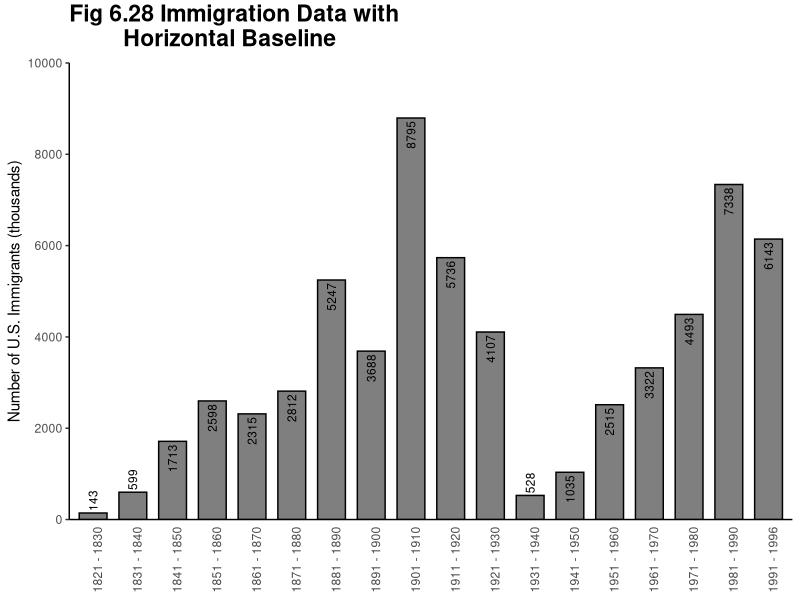
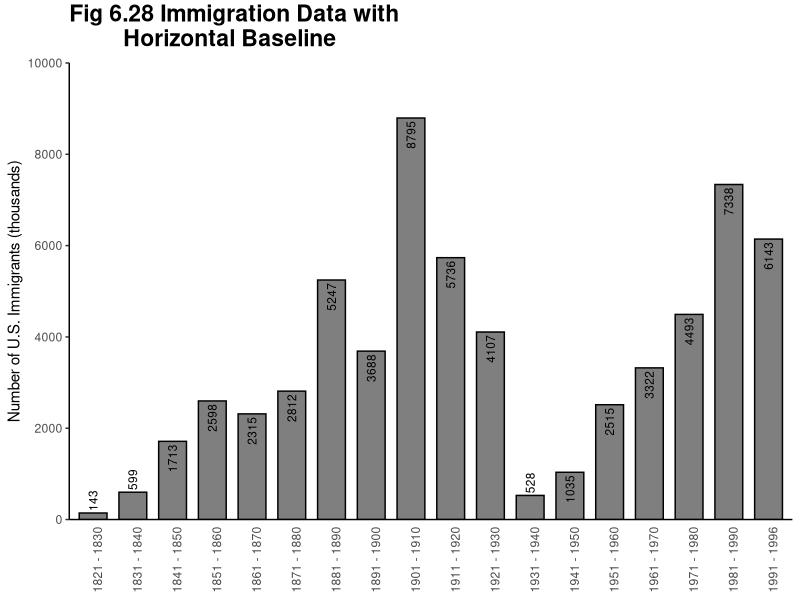

Reproduce these figures in R, in order.
library(ggplot2)

this_base <- "fig06-28_immigration-data-with-horizontal-baseline"

my_data <- data.frame(
	year = c("1821 - 1830", "1831 - 1840", "1841 - 1850", 
					 "1851 - 1860", "1861 - 1870", "1871 - 1880", 
					 "1881 - 1890", "1891 - 1900", "1901 - 1910", 
					 "1911 - 1920", "1921 - 1930", "1931 - 1940",
					 "1941 - 1950", "1951 - 1960", "1961 - 1970", 
					 "1971 - 1980", "1981 - 1990", "1991 - 1996"),
	immigrants = c(143, 599, 1713, 2598, 2315, 2812, 
								 5247, 3688, 8795, 5736, 4107, 528,
								 1035, 2515, 3322, 4493, 7338, 6143)
)

hhjust <- c(-0.1, -0.1, rep(1.1, 9), -0.1, rep(1.1, 6))

p <- ggplot(my_data, aes(x = year, y = immigrants, width = 0.7)) + 
	geom_bar(stat = "identity", fill = "grey50", colour = "black") +
	geom_text(aes(label = immigrants),
						size = 3,
						hjust = hhjust,
						angle = 90) +
	theme_classic() +
	theme(axis.text.x = element_text(angle = 90),
				axis.ticks.x = element_blank()) +
	scale_y_continuous(breaks = seq(0, 10000, 2000),
										 limits = c(0, 10000),
										 expand = c(0, 0)) +
  labs(x = NULL, 
       y = "Number of U.S. Immigrants (thousands)")

p <- p +
  ggtitle("Fig 6.28 Immigration Data with \n         Horizontal Baseline") + 
	theme(plot.title = element_text(size = rel(1.5), 
																	face = "bold", 
																	vjust = 1.5))

p

ggsave(paste0(this_base, ".png"), p, width = 6, height = 5)

## pedantic: y axis tick marks on inside of axis
